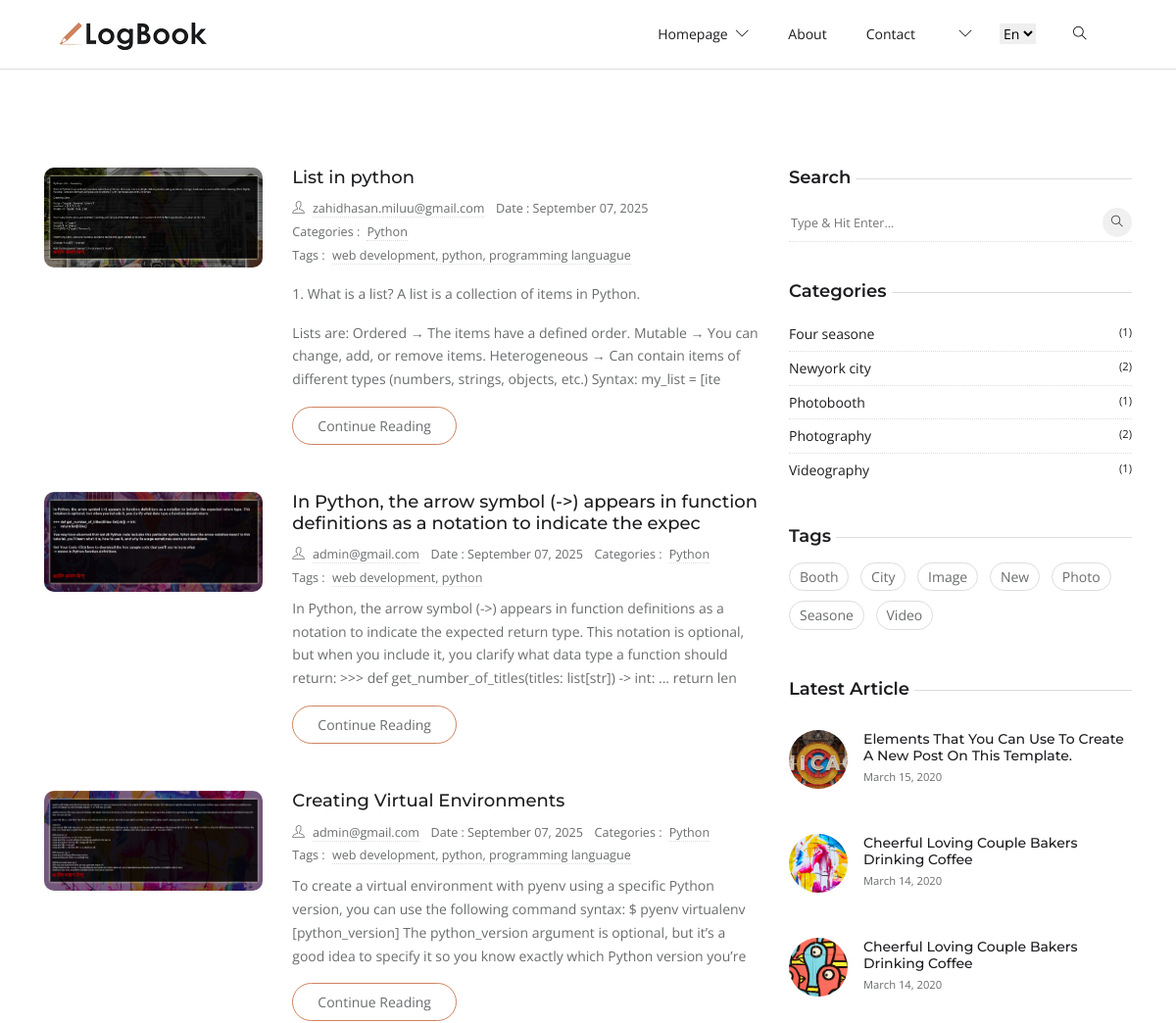
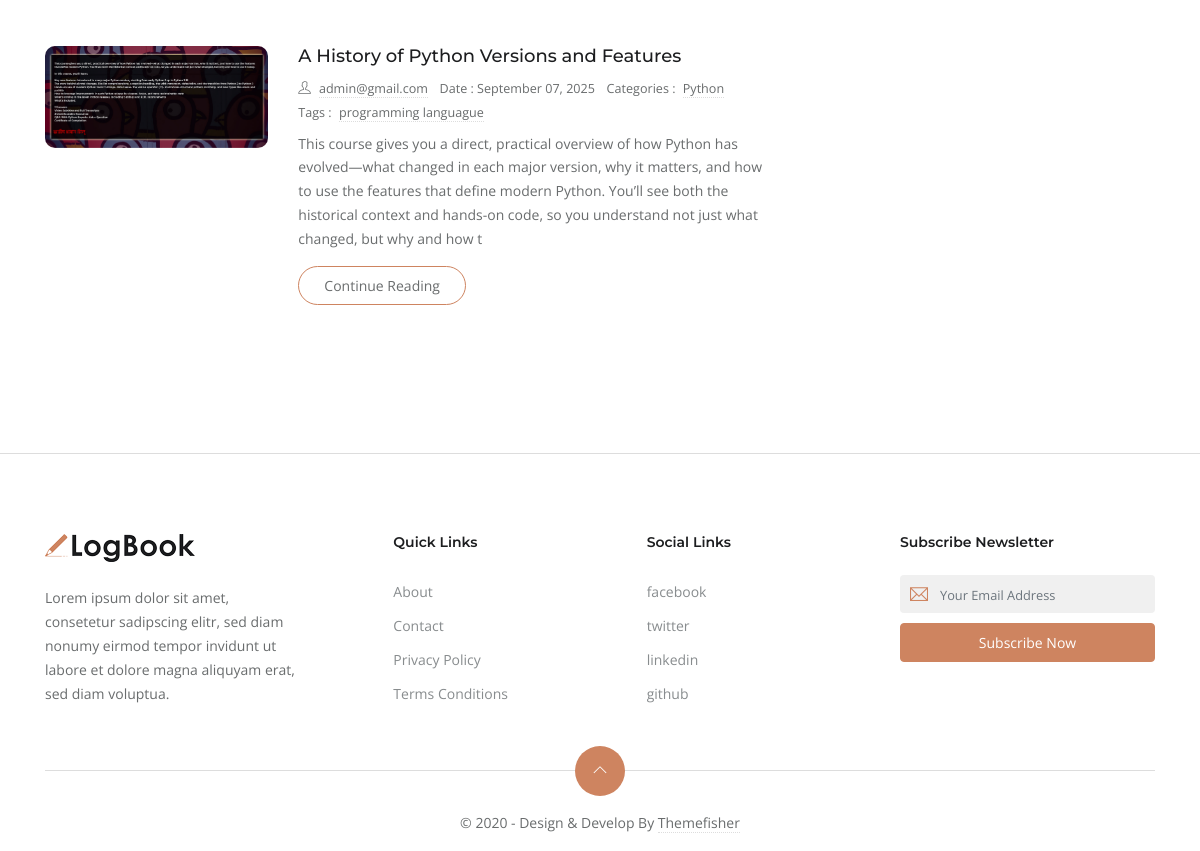
The page / on the database its author committed (2 pictures, top to bottom).
### app_home/models.py (models this page shows, shortened)
class BlogImage(models.Model):
    blog = models.ForeignKey(Blog, related_name='blog_images', on_delete=models.CASCADE)
    image = models.ImageField(upload_to='blog_images/')

class Blog(models.Model):
    author = models.ForeignKey(
        settings.AUTH_USER_MODEL,  # <-- এখানে fix
        related_name='user_blogs',
        on_delete=models.CASCADE
    )
    title = models.CharField(max_length=100, unique=True)
    slug = models.SlugField(unique=True, blank=True, null=True, max_length=300)
    content = RichTextUploadingField()
    category = models.ForeignKey(Category, related_name='category_blogs', on_delete=models.CASCADE)
    tags = models.ManyToManyField(Tag, related_name='tag_blogs')
    created_date = models.DateTimeField(auto_now_add=True)
    updated_date = models.DateTimeField(auto_now=True)
    class Meta:
        ordering = ['-created_date']

class Category(models.Model):
    title = models.CharField(max_length=50,unique=True)
    slug = models.SlugField(unique=True, blank=True, null=True, max_length=300)
    def __str__(self):
        return self.title
    class Meta:
        verbose_name = "Category"
        verbose_name_plural = "Categories"

class Tag(models.Model):
    title = models.CharField(max_length=50,unique=True)
    slug = models.SlugField(unique=True, blank=True, null=True, max_length=300)

### app_account/models/managers.py (models this page shows, shortened)
class CustomUser(AbstractUser):
    username = None
    email = models.EmailField(_('email address'), unique=True)
    first_name = models.CharField(_('first name'), max_length=30, blank=True)
    last_name = models.CharField(_('last name'), max_length=30, blank=True)
    is_verified = models.BooleanField(_('is verified'), default=False)
    date_joined = models.DateTimeField(_('date joined'), default=timezone.now)
    created_at = models.DateTimeField(auto_now_add=True)
    updated_at = models.DateTimeField(auto_now=True)
    objects = CustomUserManager()
    USERNAME_FIELD = 'email'
    REQUIRED_FIELDS = []
    class Meta:
        verbose_name = "User"
        verbose_name_plural = "Users"

### app_home/views.py (the view)
# urls.py: path('', HomeView.as_view(), name='home'),
class HomeView(ListView):
    model = Blog
    template_name = 'home.html'  # specify your template
    context_object_name = 'blogs'  # the context variable in template
    def get_queryset(self):
        return Blog.objects.prefetch_related('tags', 'blog_images').all()

### app_home/templatetags/custom_filters.py (called while the page is built)
@register.filter
def limit_characters(value, max_length):
    if len(value) <= max_length:
        return value
    else:
        return value[:max_length]

### templates/home.html
{% extends 'base/base.html' %}
{% load static %}
{% load custom_filters %}
{% block content %}
<section class="section">
	<div class="container">
		<div class="row">
			<div class="col-lg-8  mb-5 mb-lg-0">
				{% for blog in blogs %}
				<article class="row mb-5">
					<div class="col-md-4 mb-4 mb-md-0">
						<div class="post-slider slider-sm">
							{% for j in blog.blog_images.all %}
							<img loading="lazy" src="{{ j.image.url }}" class="img-fluid" alt="post-thumb">
							{% endfor %}
						</div>
					</div>
					<div class="col-md-8">
						<h3 class="h5"><a class="post-title" href="post-elements.html">{{blog.title}}</a></h3>
						<ul class="list-inline post-meta mb-2">
							<li class="list-inline-item"><i class="ti-user mr-2"></i><a href="author.html">{{blog.author.email}}</a>
							</li>
							<li class="list-inline-item">Date : {{ blog.created_date|date:"F d, Y" }}</li>
							<li class="list-inline-item">Categories : <a href="#!" class="ml-1">{{blog.category}}</a>
							</li>
							<li class="list-inline-item">Tags : <a href="#!" class="ml-1">
									{% for tag in blog.tags.all %}
									{{ tag.title }}{% if not forloop.last %}, {% endif %}
									{% endfor %}</a>
							</li>
						</ul>
						<p>{{blog.content|limit_characters:300|safe}}</p> <a href="post-elements.html"
							class="btn btn-outline-primary">Continue
							Reading</a>
					</div>
				</article>
				{% endfor %}
			</div>
			<aside class="col-lg-4">
				<div class="widget">
					<h5 class="widget-title"><span>Search</span></h5>
					<form action="/logbook-hugo/search" class="widget-search">
						<input id="search-query" name="s" type="search" placeholder="Type &amp; Hit Enter...">
						<button type="submit"><i class="ti-search"></i>
						</button>
					</form>
				</div>
				<div class="widget">
					<h5 class="widget-title"><span>Categories</span></h5>
					<ul class="list-unstyled widget-list">
						<li><a href="#!" class="d-flex">Four seasone
								<small class="ml-auto">(1)</small></a>
						</li>
						<li><a href="#!" class="d-flex">Newyork city
								<small class="ml-auto">(2)</small></a>
						</li>
						<li><a href="#!" class="d-flex">Photobooth
								<small class="ml-auto">(1)</small></a>
						</li>
						<li><a href="#!" class="d-flex">Photography
								<small class="ml-auto">(2)</small></a>
						</li>
						<li><a href="#!" class="d-flex">Videography
								<small class="ml-auto">(1)</small></a>
						</li>
					</ul>
				</div>
				<div class="widget">
					<h5 class="widget-title"><span>Tags</span></h5>
					<ul class="list-inline widget-list-inline">
						<li class="list-inline-item"><a href="#!">Booth</a>
						</li>
						<li class="list-inline-item"><a href="#!">City</a>
						</li>
						<li class="list-inline-item"><a href="#!">Image</a>
						</li>
						<li class="list-inline-item"><a href="#!">New</a>
						</li>
						<li class="list-inline-item"><a href="#!">Photo</a>
						</li>
						<li class="list-inline-item"><a href="#!">Seasone</a>
						</li>
						<li class="list-inline-item"><a href="#!">Video</a>
						</li>
					</ul>
				</div>
				<div class="widget">
					<h5 class="widget-title"><span>Latest Article</span></h5>
					<ul class="list-unstyled widget-list">
						<li class="media widget-post align-items-center">
							<a href="post-elements.html">
								<img loading="lazy" class="mr-3" src="{% static 'images/post/post-6.jpg' %}">
							</a>
							<div class="media-body">
								<h5 class="h6 mb-0"><a href="post-elements.html">Elements That You Can Use To Create A
										New Post On
										This Template.</a></h5>
								<small>March 15, 2020</small>
							</div>
						</li>
					</ul>
					<ul class="list-unstyled widget-list">
						<li class="media widget-post align-items-center">
							<a href="post-details-1.html">
								<img loading="lazy" class="mr-3" src="{% static 'images/post/post-1.jpg' %}">
							</a>
							<div class="media-body">
								<h5 class="h6 mb-0"><a href="post-details-1.html">Cheerful Loving Couple Bakers Drinking
										Coffee</a>
								</h5>
								<small>March 14, 2020</small>
							</div>
						</li>
					</ul>
					<ul class="list-unstyled widget-list">
						<li class="media widget-post align-items-center">
							<a href="post-details-2.html">
								<img loading="lazy" class="mr-3" src="{% static 'images/post/post-2.jpg' %}">
							</a>
							<div class="media-body">
								<h5 class="h6 mb-0"><a href="post-details-2.html">Cheerful Loving Couple Bakers Drinking
										Coffee</a>
								</h5>
								<small>March 14, 2020</small>
							</div>
						</li>
					</ul>
				</div>
			</aside>
		</div>
	</div>
</section>
{% endblock content %}

### static/css/style.css (style rules this page uses)
body { line-height: 1.7; font-family: "Open Sans", sans-serif; -webkit-font-smoothing: antialiased; color: #696c6d; font-size: 14px; }
p, .paragraph { font-weight: 400; color: #696c6d; font-size: 14px; line-height: 1.7; font-family: "Open Sans", sans-serif; }
h1, h2, h3, h4, h5, h6 { color: #1c1d1f; font-family: "Montserrat", sans-serif; font-weight: 600; line-height: 1.2; }
h3, .h3 { font-size: 28px; }
h5, .h5 { font-size: 18px; }
h6, .h6 { font-size: 14px; }
.btn { font-size: 14px; font-family: "Open Sans", sans-serif; text-transform: capitalize; padding: 8px 25px; border-radius: 50px; border: 1px solid; position: relative; z-index: 1; transition: 0.2s ease; }
.btn-outline-primary { background: transparent; color: #696c6d; border-color: #ce8460; }
body { background-color: #fff; overflow-x: hidden; }
img { vertical-align: middle; border: 0; }
a, a:hover, a:focus { text-decoration: none; }
a, button, select { cursor: pointer; transition: 0.2s ease; }
.slick-slide { outline: 0; }
.section { padding-top: 100px; padding-bottom: 100px; }
.rounded-lg, .post-slider { border-radius: 10px !important; }
.post-title { color: #1c1d1f; }
.post-meta li { margin-right: 10px; font-size: 90%; }
.post-meta a { color: #696c6d; border-bottom: 1px dotted #ddd; }
.post-slider { overflow: hidden; margin-bottom: 20px; }
.post-slider img { border-radius: inherit; }
.widget { background: #fff; margin-bottom: 40px; }
.widget-title { position: relative; margin-bottom: 15px; }
.widget-title span { background: #fff; position: relative; padding-right: 5px; z-index: 1; }
.widget-title::before { position: absolute; content: ""; right: 0; height: 1px; width: 100%; background: #ddd; top: 50%; }
.widget-search { position: relative; }
.widget-search input { border: 0; border-bottom: 1px dotted #ddd; width: 100%; height: 40px; }
.widget-search input::placeholder { font-size: 90%; }
.widget-search button { height: 30px; width: 30px; line-height: 30px; display: inline-block; padding: 0; background: #f0f0f0; color: #1c1d1f; text-align: center; border-radius: 50%; position: absolute; right: 0; top: 5px; border: 0; font-size: 12px; }
.widget-list li { padding: 5px 0; }
.widget-list li:not(:last-child) { border-bottom: 1px dotted #ddd; }
.widget-list li a { color: #1c1d1f; }
.widget-list-inline li { margin-bottom: 10px; }
.widget-list-inline li a { padding: 2px 10px; border: 1px solid #ddd; border-radius: 40px; display: block; color: #696c6d; }
.widget-post { padding: 15px 0 !important; }
.widget-post img { height: 60px; width: 60px; border-radius: 50%; -o-object-fit: cover; object-fit: cover; }

### rows shown on the page
Blog: title "List in python", author.email "zahidhasan.miluu@gmail.com", created_date "September 07, 2025", category "Python", content|limit_characters "1. What is a list? A list is a collection of items in Python. Lists are: Ordered → The items have a defined order. Mutable → You can change, add, or remove items. Heterogeneous → Can contain items of different types (numbers, strings, objects, etc.) Syntax: my_list = [ite"
BlogImage: image (picture)
Tag: title "web development"
Tag: title "python"
Tag: title "programming languague"
Blog: title "In Python, the arrow symbol (->) appears in function definitions as a notation to indicate the expec", author.email "admin@gmail.com", created_date "September 07, 2025", category "Python", content|limit_characters "In Python, the arrow symbol (->) appears in function definitions as a notation to indicate the expected return type. This notation is optional, but when you include it, you clarify what data type a function should return: >>> def get_number_of_titles(titles: list[str]) -> int: ... return len"
BlogImage: image (picture)
Blog: title "Creating Virtual Environments", author.email "admin@gmail.com", created_date "September 07, 2025", category "Python", content|limit_characters "To create a virtual environment with pyenv using a specific Python version, you can use the following command syntax: $ pyenv virtualenv [python_version] The python_version argument is optional, but it’s a good idea to specify it so you know exactly which Python version you’re"
BlogImage: image (picture)
Blog: title "A History of Python Versions and Features", author.email "admin@gmail.com", created_date "September 07, 2025", category "Python", content|limit_characters "This course gives you a direct, practical overview of how Python has evolved—what changed in each major version, why it matters, and how to use the features that define modern Python. You’ll see both the historical context and hands-on code, so you understand not just what changed, but why and how t"
BlogImage: image (picture)
